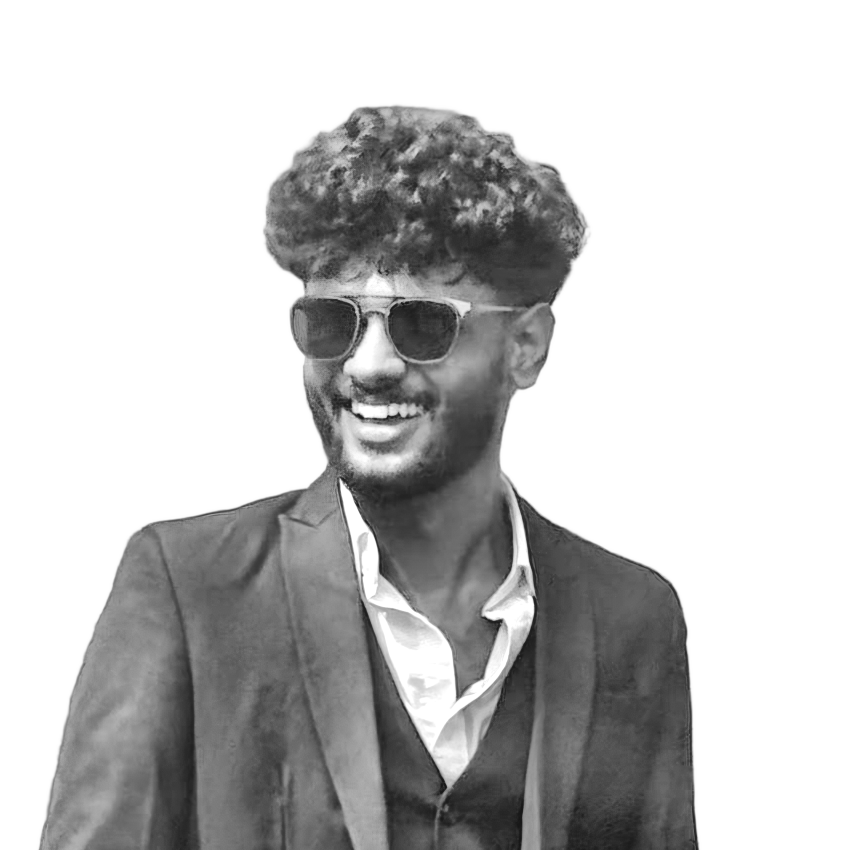
#> input picture data/source-prepped.png, 3400 x 3400 px (shown at 1/4 size)
$ python make_ascii_svg.py
#> lines starting #> are read from the running program, lines starting #| are printed output that depends on the picture
"""
Convert a portrait photo into a clean, monochrome ASCII-art SVG.

The portrait types itself in like a terminal and then holds.
"""

from PIL import Image, ImageEnhance, ImageFilter
import html
import os
import sys

HERE = os.path.dirname(os.path.abspath(__file__))

# Input image
SRC = (
    sys.argv[1]
    if len(sys.argv) > 1
    else os.path.join(HERE, "..", "data", "source-prepped.png")
)

# Output SVG
OUT = (
    sys.argv[2]
    if len(sys.argv) > 2
    else os.path.join(HERE, "..", "ascii-portrait.svg")
)

# ASCII settings
COLS = 100
ROWS = 53
CELL_W = 8
CELL_H = 15

RAMP = " .`:-=+*cs#%@"

# Image tuning
CONTRAST = 1.05
BRIGHTNESS = 1.0
GAMMA = 1.18
SHARPEN = False
WHITE_FLOOR = 0.80

# Layout
PAD = 20
TITLEBAR_H = 30
STATUS_H = 30

ART_W = COLS * CELL_W
ART_H = ROWS * CELL_H

CANVAS_W = ART_W + PAD * 2
CANVAS_H = TITLEBAR_H + ART_H + STATUS_H + PAD

# Colors
BG = "#0d1117"
BG2 = "#111722"
FRAME = "#30363d"
TITLE_TEXT = "#7d8590"
INK = "#c9d1d9"
CURSOR = "#c9d1d9"

# Animation timing
ROW_DUR = 0.11
STAGGER = 0.11


# ---------------------------------------------------------
# 1. Read and process image
# ---------------------------------------------------------

im = Image.open(SRC).convert("L")
#> im is the input picture: PIL image 3400x3400 L; min 20, max 255, mean 196.2

if SHARPEN:
    im = im.filter(
        ImageFilter.UnsharpMask(
            radius=2,
            percent=140,
            threshold=2
        )
    )

im = ImageEnhance.Brightness(im).enhance(BRIGHTNESS)
im = ImageEnhance.Contrast(im).enhance(CONTRAST)

im = im.resize(
    (COLS, ROWS),
    Image.LANCZOS
)
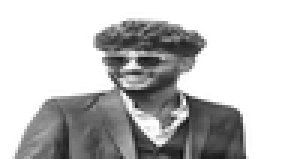
#> im: PIL image 100x53 L (shown 3 times larger); min 20, max 255, mean 194.1

px = im.load()

STATIC = bool(os.environ.get("STATIC"))


# ---------------------------------------------------------
# 2. Convert image to ASCII
# ---------------------------------------------------------

rows_txt = []

for y in range(ROWS):

    chars = []

    for x in range(COLS):

        lum = px[x, y] / 255.0

        lum = pow(lum, GAMMA)

        if lum >= WHITE_FLOOR:
            chars.append(" ")
            continue

        idx = int(
            (1.0 - lum)
            * (len(RAMP) - 1)
            + 0.5
        )

        idx = max(
            0,
            min(
                len(RAMP) - 1,
                idx
            )
        )

        chars.append(RAMP[idx])

    rows_txt.append(
        "".join(chars)
    )
#> after the loop, rows_txt = 53 items


# ---------------------------------------------------------
# 3. Build SVG
# ---------------------------------------------------------

art_top = TITLEBAR_H + PAD * 0.35

parts = []

parts.append(
    f'<svg xmlns="http://www.w3.org/2000/svg" '
    f'width="{CANVAS_W}" '
    f'height="{CANVAS_H}" '
    f'viewBox="0 0 {CANVAS_W} {CANVAS_H}" '
    f'font-family="ui-monospace, SFMono-Regular, Menlo, Consolas, monospace">'
)

# Background gradient
parts.append(
    '<defs>'
    f'<linearGradient id="bg" x1="0" y1="0" x2="0" y2="1">'
    f'<stop offset="0" stop-color="{BG2}"/>'
    f'<stop offset="1" stop-color="{BG}"/>'
    f'</linearGradient>'
    '</defs>'
)

# Background
parts.append(
    f'<rect width="{CANVAS_W}" '
    f'height="{CANVAS_H}" '
    f'rx="12" '
    f'fill="url(#bg)"/>'
)

# Border
parts.append(
    f'<rect x="0.5" y="0.5" '
    f'width="{CANVAS_W - 1}" '
    f'height="{CANVAS_H - 1}" '
    f'rx="12" '
    f'fill="none" '
    f'stroke="{FRAME}" '
    f'stroke-width="1"/>'
)


# ---------------------------------------------------------
# 4. Terminal title bar
# ---------------------------------------------------------

parts.append(
    f'<line x1="0" '
    f'y1="{TITLEBAR_H}" '
    f'x2="{CANVAS_W}" '
    f'y2="{TITLEBAR_H}" '
    f'stroke="{FRAME}"/>'
)

# Mac-style terminal dots
for i, dotcol in enumerate(
    ["#ff5f56", "#ffbd2e", "#27c93f"]
):

    parts.append(
        f'<circle '
        f'cx="{PAD + i * 16}" '
        f'cy="{TITLEBAR_H / 2}" '
        f'r="5" '
        f'fill="{dotcol}"/>'
    )


# YOUR terminal title
parts.append(
    f'<text '
    f'x="{CANVAS_W / 2}" '
    f'y="{TITLEBAR_H / 2 + 4}" '
    f'fill="{TITLE_TEXT}" '
    f'font-size="12" '
    f'text-anchor="middle">'
    f'abh4y-rig@github: ~$ ./portrait.sh'
    f'</text>'
)


# ---------------------------------------------------------
# 5. ASCII rows + typing animation
# ---------------------------------------------------------

font_size = CELL_H * 0.86

for ry, line in enumerate(rows_txt):

    y = (
        art_top
        + ry * CELL_H
        + CELL_H * 0.74
    )

    row_y = (
        art_top
        + ry * CELL_H
    )

    delay = ry * STAGGER

    safe = html.escape(line)

    text = (
        f'<text '
        f'xml:space="preserve" '
        f'x="{PAD}" '
        f'y="{y:.1f}" '
        f'fill="{INK}" '
        f'font-size="{font_size:.1f}" '
        f'textLength="{ART_W}" '
        f'lengthAdjust="spacing">'
        f'{safe}'
        f'</text>'
    )

    if STATIC:

        parts.append(text)
        continue

    # Reveal mask
    parts.append(
        f'<clipPath id="r{ry}">'
        f'<rect '
        f'x="{PAD}" '
        f'y="{row_y:.1f}" '
        f'height="{CELL_H}" '
        f'width="0">'

        f'<animate '
        f'attributeName="width" '
        f'from="0" '
        f'to="{ART_W}" '
        f'begin="{delay:.3f}s" '
        f'dur="{ROW_DUR:.2f}s" '
        f'fill="freeze"/>'

        f'</rect>'
        f'</clipPath>'
    )

    # ASCII text
    parts.append(
        f'<g clip-path="url(#r{ry})">'
        f'{text}'
        f'</g>'
    )

    # Cursor
    parts.append(
        f'<rect '
        f'y="{row_y + 1:.1f}" '
        f'width="{CELL_W}" '
        f'height="{CELL_H - 2}" '
        f'fill="{CURSOR}" '
        f'opacity="0">'

        f'<animate '
        f'attributeName="x" '
        f'from="{PAD}" '
        f'to="{PAD + ART_W}" '
        f'begin="{delay:.3f}s" '
        f'dur="{ROW_DUR:.2f}s" '
        f'fill="freeze"/>'

        f'<set '
        f'attributeName="opacity" '
        f'to="0.85" '
        f'begin="{delay:.3f}s"/>'

        f'<set '
        f'attributeName="opacity" '
        f'to="0" '
        f'begin="{delay + ROW_DUR:.3f}s"/>'

        f'</rect>'
    )
#> this loop made 53 passes
#> (y, row_y, delay) on passes 1 to 12: (48.1, 37, 0), (63.1, 52, 0.11), (78.1, 67, 0.22), (93.1, 82, 0.33), (108.1, 97, 0.44), (123.1, 112, 0.55), (138.1, 127, 0.66), (153.1, 142, 0.77), (168.1, 157, 0.88), (183.1, 172, 0.99), (198.1, 187, 1.1), (213.1, 202, 1.21)
#> after the loop, parts = 168 items


# ---------------------------------------------------------
# 6. Bottom terminal/status bar
# ---------------------------------------------------------

status_line_y = (
    TITLEBAR_H
    + ART_H
    + PAD * 0.35
)

status_y = status_line_y + 19

parts.append(
    f'<line '
    f'x1="0" '
    f'y1="{status_line_y:.1f}" '
    f'x2="{CANVAS_W}" '
    f'y2="{status_line_y:.1f}" '
    f'stroke="{FRAME}"/>'
)

# YOUR username + name
parts.append(
    f'<text '
    f'x="{PAD}" '
    f'y="{status_y:.1f}" '
    f'fill="{TITLE_TEXT}" '
    f'font-size="13">'
    f'abh4y-rig@github:~$ whoami '
    f'<tspan fill="{INK}">Abhay</tspan>'
    f'</text>'
)

# Blinking cursor
parts.append(
    f'<rect '
    f'x="{PAD + 196}" '
    f'y="{status_y - 12:.1f}" '
    f'width="8" '
    f'height="14" '
    f'fill="{INK}">'

    f'<animate '
    f'attributeName="opacity" '
    f'values="1;1;0;0" '
    f'keyTimes="0;0.5;0.51;1" '
    f'dur="1s" '
    f'repeatCount="indefinite"/>'

    f'</rect>'
)


# ---------------------------------------------------------
# 7. Finish SVG
# ---------------------------------------------------------

parts.append("</svg>")

svg = "".join(parts)

with open(
    OUT,
    "w",
    encoding="utf-8"
) as f:

    f.write(svg)

print(
    "wrote",
    OUT,
    len(svg),
    "bytes;",
    CANVAS_W,
    "x",
    CANVAS_H
)
#| wrote scripts/../ascii-portrait.svg 37802 bytes; 840 x 875
